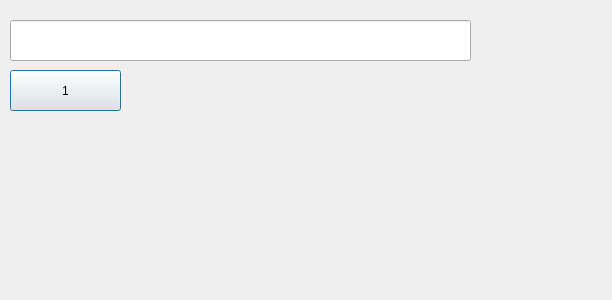
<?xml version="1.0" encoding="UTF-8"?>
<ui version="4.0">
 <class>i_url</class>
 <widget class="QDialog" name="i_url">
  <property name="geometry">
   <rect>
    <x>0</x>
    <y>0</y>
    <width>612</width>
    <height>300</height>
   </rect>
  </property>
  <property name="windowTitle">
   <string>Dialog</string>
  </property>
  <widget class="QLineEdit" name="q_text">
   <property name="geometry">
    <rect>
     <x>10</x>
     <y>20</y>
     <width>461</width>
     <height>41</height>
    </rect>
   </property>
   <property name="text">
    <string/>
   </property>
  </widget>
  <widget class="QPushButton" name="btn_1">
   <property name="geometry">
    <rect>
     <x>10</x>
     <y>70</y>
     <width>111</width>
     <height>41</height>
    </rect>
   </property>
   <property name="text">
    <string>1</string>
   </property>
  </widget>
 </widget>
 <resources/>
 <connections/>
</ui>
